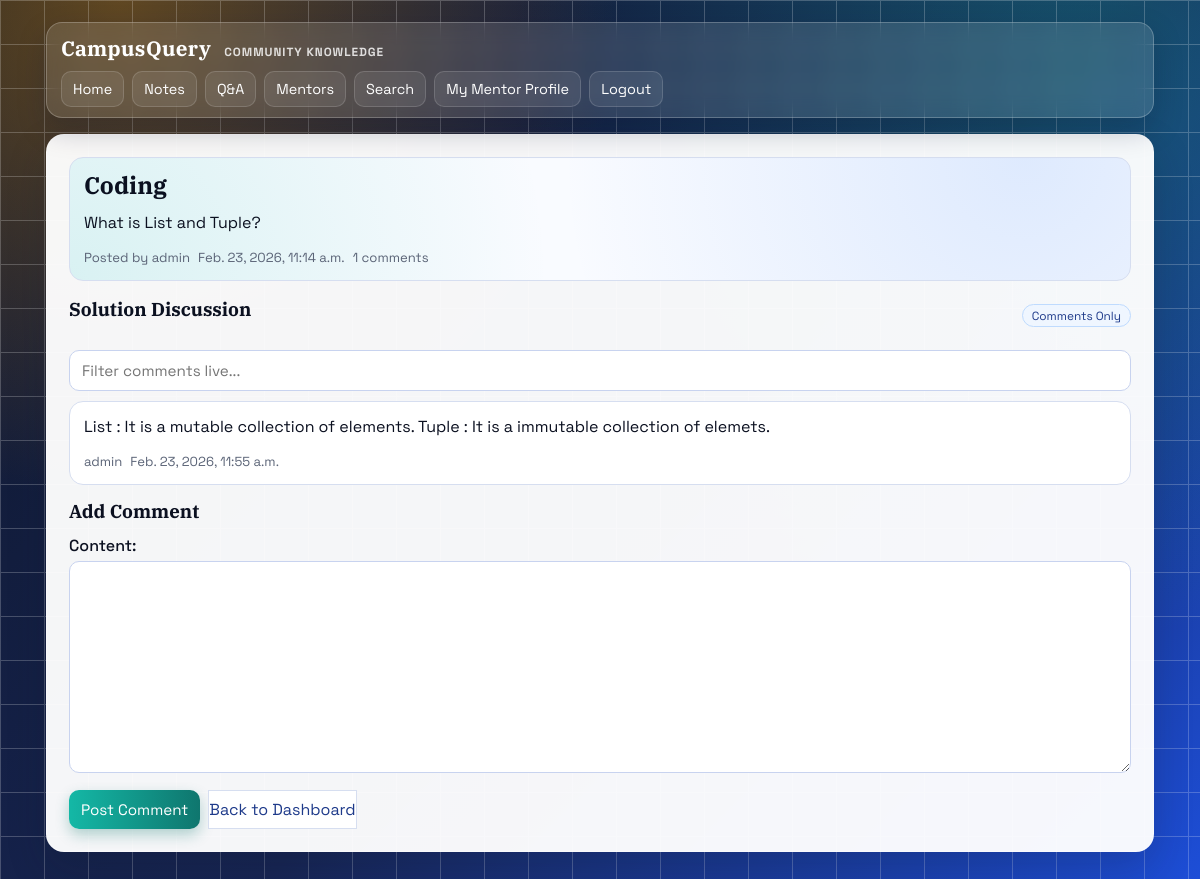
The app's page /questions/1/ (signed in) with its own data.
### core/models.py (models this page shows, shortened)
class Question(models.Model):
    title = models.CharField(max_length=200)
    description = models.TextField()
    user = models.ForeignKey(User, on_delete=models.CASCADE)
    created_at = models.DateTimeField(auto_now_add=True)

class Comment(models.Model):
    question = models.ForeignKey(
        Question, on_delete=models.CASCADE, related_name='comments'
    )
    user = models.ForeignKey(User, on_delete=models.CASCADE)
    content = models.TextField()
    created_at = models.DateTimeField(auto_now_add=True)

### core/views.py (the view, shortened to what this page needs)
# urls.py: path('questions/<int:question_id>/', views.question_detail, name='question_detail'),
@login_required
def question_detail(request, question_id):
    question = get_object_or_404(Question, id=question_id)
    comment_form = CommentForm(prefix='comment')
    context = {
        'question': question,
        'comment_form': comment_form,
    }
    return render(request, 'question_detail.html', context)

### core/forms.py
class CommentForm(forms.ModelForm):
    class Meta:
        model = Comment
        fields = ['content']

### core/templates/question_detail.html (shortened to what this page needs)
{% extends 'base.html' %}
{% block content %}
<section class="hero reveal">
    <h2>{{ question.title }}</h2>
    <p>{{ question.description }}</p>
    <div class="row-meta">
        <span>Posted by {{ question.user.username }}</span>
        <span>{{ question.created_at }}</span>
        <span>{{ question.comments.count }} comments</span>
    </div>
</section>
<section class="stack">
    <div class="section-title">
        <h3>Solution Discussion</h3>
        <span class="pill">Comments Only</span>
    </div>
    <input type="text" placeholder="Filter comments live..." data-live-filter=".comment-item">
    {% for comment in question.comments.all %}
        <article class="card reveal comment-item">
            <p>{{ comment.content }}</p>
            <div class="row-meta">
                <span>{{ comment.user.username }}</span>
                <span>{{ comment.created_at }}</span>
            </div>
        </article>
    {% empty %}
        <div class="empty">No comments yet. Be the first to explain the solution.</div>
    {% endfor %}
</section>
<section class="stack reveal" style="margin-top: 16px;">
    <h3>Add Comment</h3>
    <form method="post">
        {{ comment_form.as_p }}
        <div class="actions">
            <button type="submit" name="submit_comment" class="btn btn-secondary">Post Comment</button>
            <a href="{% url 'home' %}" class="btn-ghost">Back to Dashboard</a>
        </div>
    </form>
</section>
{% endblock %}

### core/templates/base.html (style rules this page uses)
:root { --bg-1: #0f172a; --bg-2: #172554; --surface: #ffffff; --text: #0b1020; --muted: #5b6477; --line: #d6def0; --accent: #f59e0b; --accent-2: #14b8a6; --accent-3: #3b82f6; --radius: 14px; --shadow: 0 16px 40px rgba(15, 23, 42, 0.2); }
* { box-sizing: border-box; }
body { margin: 0; min-height: 100vh; color: var(--text); font-family: "Space Grotesk", "Trebuchet MS", sans-serif; background: radial-gradient(circle at 10% 0%, rgba(245, 158, 11, 0.35), transparent 36%), radial-gradient(circle at 90% 8%, rgba(20, 184, 166, 0.3), transparent 42%), linear-gradient(135deg, var(--bg-1), var(--bg-2) 55%, #1d4ed8); background-attachment: fixed; }
body::before { content: ""; position: fixed; inset: 0; pointer-events: none; opacity: 0.22; background-image: linear-gradient(to right, #ffffff 1px, transparent 1px), linear-gradient(to bottom, #ffffff 1px, transparent 1px); background-size: 44px 44px; }
h1, h2, h3 { margin: 0 0 12px; line-height: 1.15; font-family: "IBM Plex Serif", Georgia, serif; }
p { margin-top: 0; }
.hero { border: 1px solid var(--line); border-radius: var(--radius); padding: 14px; background: radial-gradient(circle at 90% 0%, rgba(59, 130, 246, 0.14), transparent 48%), radial-gradient(circle at 0% 100%, rgba(20, 184, 166, 0.14), transparent 45%), #f9fbff; margin-bottom: 18px; }
.stack > * + * { margin-top: 10px; }
.card { border: 1px solid var(--line); border-radius: var(--radius); padding: 14px; background: #fff; transition: transform 180ms ease, box-shadow 180ms ease, border-color 180ms ease; }
.row-meta { display: flex; flex-wrap: wrap; gap: 8px; color: var(--muted); font-size: 0.82rem; }
.pill { display: inline-block; border-radius: 999px; background: #eff6ff; color: #1e3a8a; border: 1px solid #bfdbfe; font-size: 0.74rem; padding: 3px 9px; }
form { margin: 0; }
form p { margin: 0 0 12px; }
label { display: block; margin-bottom: 5px; font-weight: 500; }
input, textarea, select, button { width: 100%; border-radius: 10px; font-size: 0.95rem; font-family: "Space Grotesk", sans-serif; border: 1px solid #c8d3ef; padding: 10px 12px; margin: 0; }
textarea { min-height: 110px; resize: vertical; }
.actions { display: flex; gap: 8px; flex-wrap: wrap; }
.btn { width: auto; cursor: pointer; border: 0; background: linear-gradient(90deg, var(--accent-3), #1d4ed8); color: #fff; box-shadow: 0 6px 14px rgba(37, 99, 235, 0.35); transition: transform 150ms ease, filter 150ms ease; }
.btn-secondary { background: linear-gradient(90deg, var(--accent-2), #0f766e); box-shadow: 0 6px 14px rgba(15, 118, 110, 0.3); }
.btn-ghost { width: auto; background: #fff; border: 1px solid var(--line); color: #1e3a8a; box-shadow: none; text-decoration: none; display: inline-flex; align-items: center; }
a { color: #1d4ed8; text-decoration: none; }
.reveal { opacity: 0; transform: translateY(10px); transition: opacity 380ms ease, transform 380ms ease; }
.reveal.in-view { opacity: 1; transform: none; }
.section-title { display: flex; justify-content: space-between; align-items: center; gap: 8px; margin-bottom: 8px; }

### records on screen
Question: title "Coding", description "What is List and Tuple?", user.username "admin", created_at "Feb. 23, 2026, 11:14 a.m.", comments.count "1"
Comment: content "List : It is a mutable collection of elements. Tuple : It is a immutable collection of elemets.", user.username "admin", created_at "Feb. 23, 2026, 11:55 a.m."
